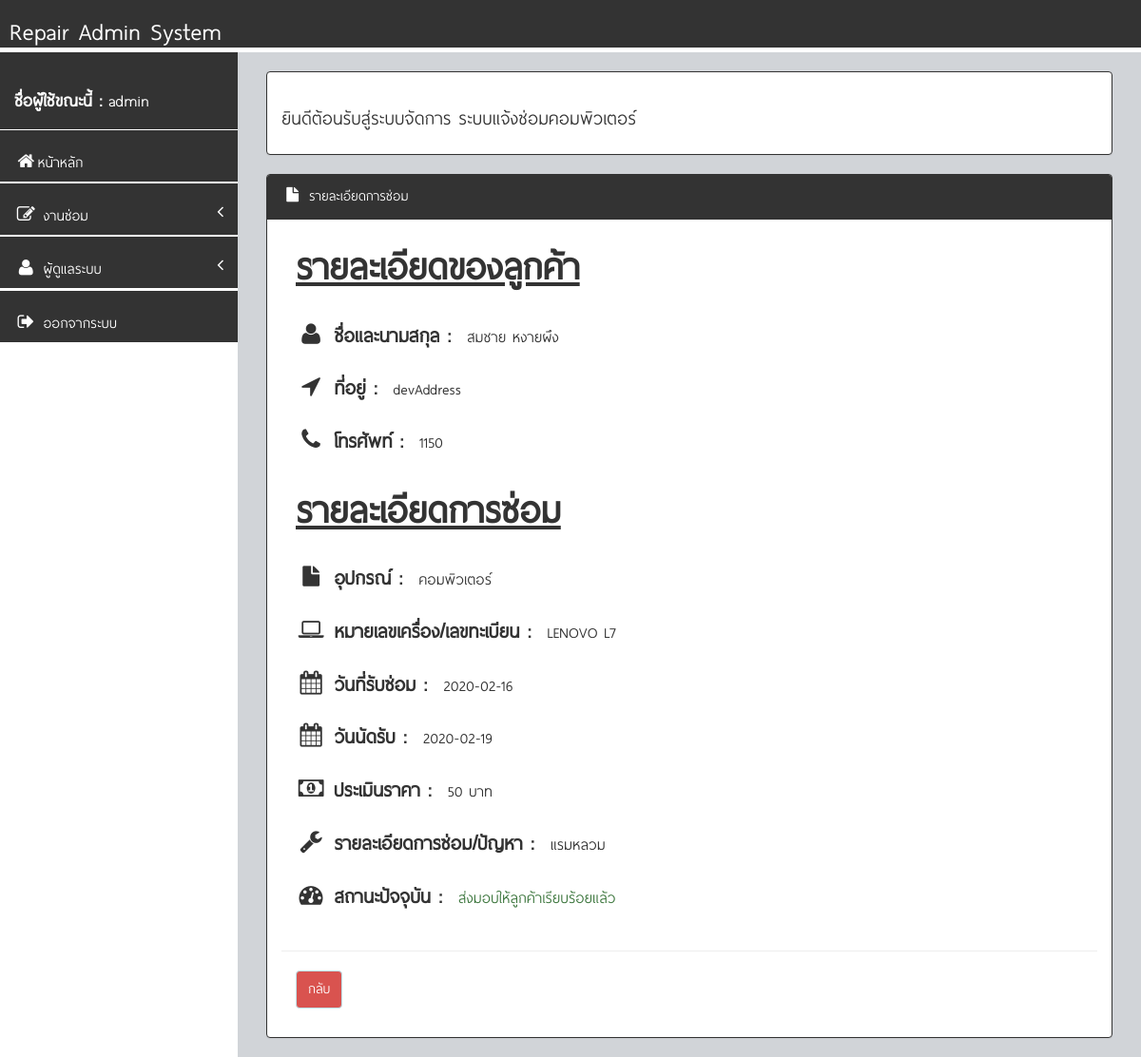
The app's page /manage_repair_status.php?id=1 (signed in), older data.
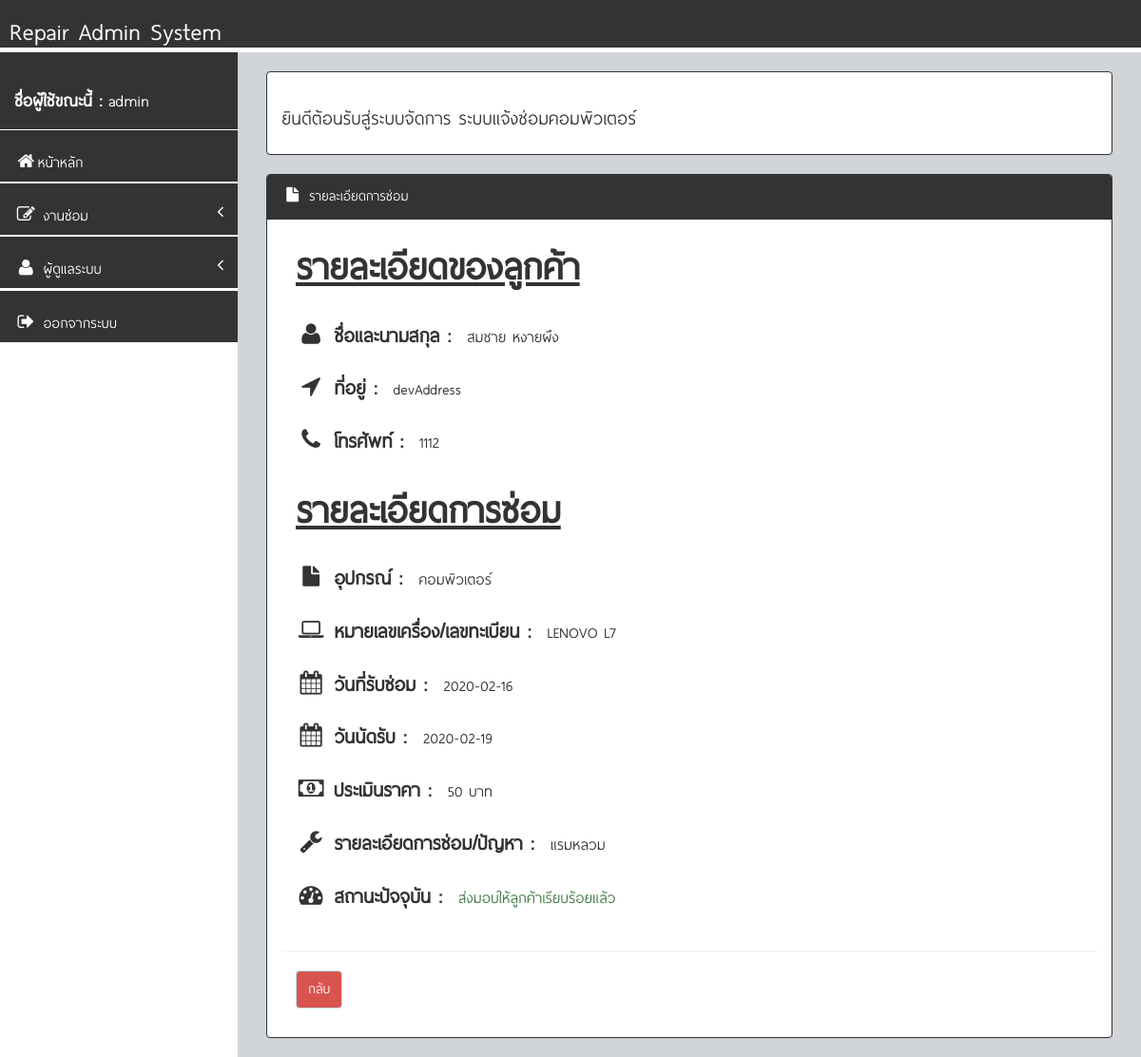
The same page, newer data.
### tables this page shows
CREATE TABLE `orders` (
  `Ord_ID` int(11) NOT NULL,
  `Ord_Number` varchar(20) NOT NULL,
  `Ord_CustomerName` varchar(255) NOT NULL,
  `Ord_CustomerTel` varchar(255) NOT NULL,
  `Ord_CustomerAddress` varchar(255) NOT NULL,
  `Ord_CustomerProvince` varchar(255) NOT NULL,
  `Ord_CustomerAddressCode` varchar(255) NOT NULL,
  `Ord_RepairModel` varchar(255) NOT NULL,
  `Ord_RepairModelID` varchar(255) NOT NULL,
  `Ord_RepairDescription` varchar(255) NOT NULL,
  `Ord_RepairDate` date NOT NULL,
  `Ord_RepairSuccess` date NOT NULL,
  `Ord_RepairPrice` int(255) NOT NULL,
  `Ord_RepairRemark` varchar(255) DEFAULT NULL,
  `Ord_RepairPerson` varchar(255) NOT NULL,
  `Ord_RepairStatus` int(11) NOT NULL
);

### manage_repair_status.php (the view, shortened to what the changed rows need)
<?php require_once "header.php";?>
<?php
$sql = $conn->query("select * from orders where Ord_ID = '$_REQUEST[id]'")or die (mysqli_error());
$show = $sql->fetch_assoc ();
?>
    <div id="wrapper">
        <div id="page-wrapper">
            <div class="row">
                <div class="col-lg-12">
                    <div class="panel panel-primary">
                        <div class="panel-body">
                            <div class="row">
                                <div class="col-lg-12">
                                    <form name="form1" id="myform1" action="?admin=insert" method="post" enctype="multipart/form-data" onsubmit="return chk_error();">
									<div class="form-group col-lg-12 ">
                                            <label class="fontLabel"><i class="fa fa-user fa-fw"></i> ชื่อและนามสกุล : </label>&emsp;<label class="fontValue"><?php echo $show['Ord_CustomerName']?></label>
                                    </div>
                                    <div class="form-group col-lg-12 ">
                                        <label class="fontLabel"><i class="fa fa-location-arrow fa-fw"></i> ที่อยู่ : </label>&emsp;<label class="fontValue"><?php echo $show['Ord_CustomerAddress']?></label>
                                    </div>
                                    <div class="form-group col-lg-12 ">
                                        <label class="fontLabel"><i class="fa fa-phone fa-fw"></i> โทรศัพท์ : </label>&emsp;<label class="fontValue"><?php echo $show['Ord_CustomerTel']?></label>
                                    </div>
                                    <br/>
                                    <div class="form-group col-lg-12 ">
                                        <label class="fontLabel"><i class="fa fa-file fa-fw"></i> อุปกรณ์ : </label>&emsp;<label class="fontValue"><?php echo $show['Ord_RepairModel']?></label>
                                    </div>
                                    <div class="form-group col-lg-12 ">
                                        <label class="fontLabel"><i class="fa fa-laptop fa-fw"></i> หมายเลขเครื่อง/เลขทะเบียน : </label>&emsp;<label class="fontValue"><?php echo $show['Ord_RepairModelID']?></label>
                                    </div>
                                    <div class="form-group col-lg-12 ">
                                        <label class="fontLabel"><i class="fa fa-calendar fa-fw"></i> วันที่รับซ่อม : </label>&emsp;<label class="fontValue"><?php echo $show['Ord_RepairDate']?></label>
                                    </div>
                                    <div class="form-group col-lg-12 ">
                                        <label class="fontLabel"><i class="fa fa-calendar fa-fw"></i> วันนัดรับ : </label>&emsp;<label class="fontValue"><?php echo $show['Ord_RepairSuccess']?></label>
                                    </div>
                                    <div class="form-group col-lg-12 ">
                                        <label class="fontLabel"><i class="fa fa-money fa-fw"></i> ประเมินราคา : </label>&emsp;<label class="fontValue"><?php echo $show['Ord_RepairPrice']?>&nbsp;บาท</label>
                                    </div>
                                    <div class="form-group col-lg-12 ">
                                        <label class="fontLabel"><i class="fa fa-wrench fa-fw"></i> รายละเอียดการซ่อม/ปัญหา  : </label>&emsp;<label class="fontValue"><?php echo $show['Ord_RepairDescription']?></label>
                                    </div>
									</form>
                                </div>
                            </div>
                        </div>
                    </div>
                </div>
            </div>
                    </div>
                </div>
</body>
</html>

Row changes from the older to the newer data that the page shows:
changed orders "สมชาย หงายผึง": Ord_CustomerTel "1150" → "1112"
